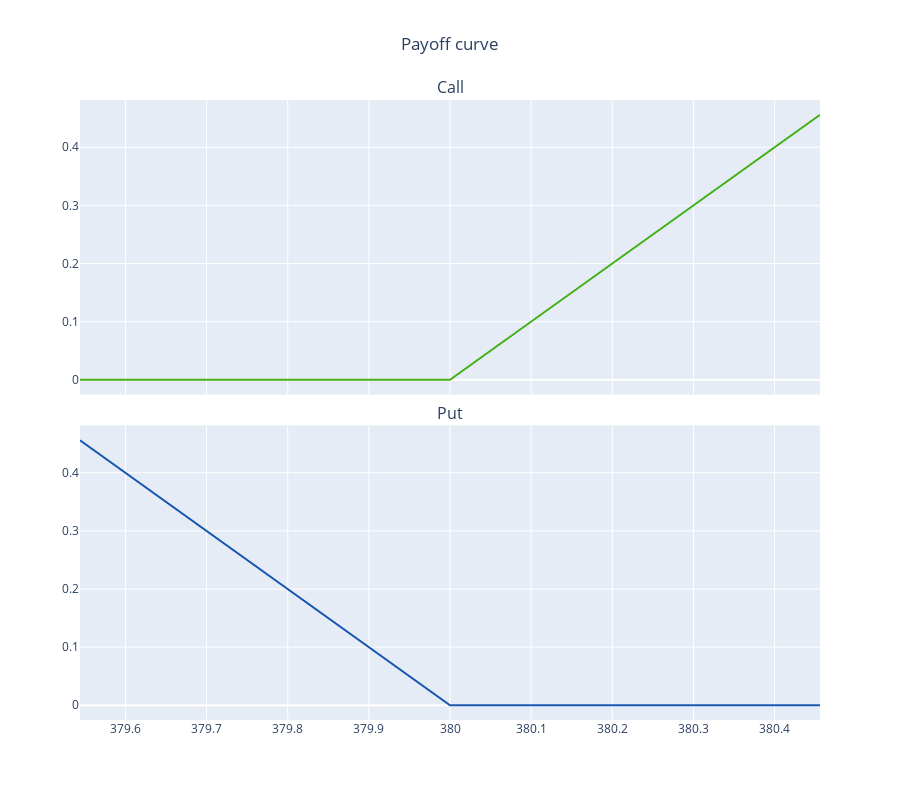

The code cell stored with this chart in its notebook:
### Markdown cell above
### Payoff diagram: final price only

### Code cell
stock3 = 420  # Underlying price
strike3 = 380   # strike price 
tradedate3 = datetime(2022, 2, 16)
expiry3 = datetime(2022, 3, 30)
numday3 = (expiry3 - tradedate3).days    # number of days to expiry 
sig3 = 24 / 100   # IV 24%

BStest3 = BSModel(stock3, strike3, numday3, sig3/100)
BStest3.getpayoff()

### Figure 1 — Plotly figure (JSON) as saved in the notebook; plotly's stock layout.template omitted (floating-point values rounded to 4 significant figures)
{"data": [{"line": {"color": "#43b117"}, "mode": "lines", "name": "Call", "type": "scatter", "x": [379.5, 379.6, 379.7, 379.8, 379.9, 380, 380.1, 380.2, 380.3, 380.4, 380.5], "xaxis": "x", "y": [0, 0, 0, 0, 0, 0, 0.0912, 0.1824, 0.2736, 0.3648, 0.456], "yaxis": "y"}, {"line": {"color": "#1756b1"}, "mode": "lines", "name": "Put", "type": "scatter", "x": [379.5, 379.6, 379.7, 379.8, 379.9, 380, 380.1, 380.2, 380.3, 380.4, 380.5], "xaxis": "x2", "y": [0.456, 0.3648, 0.2736, 0.1824, 0.0912, 0, 0, 0, 0, 0, 0], "yaxis": "y2"}], "layout": {"annotations": [{"font": {"size": 16}, "showarrow": false, "text": "Call", "x": 0.5, "xanchor": "center", "xref": "paper", "y": 1, "yanchor": "bottom", "yref": "paper"}, {"font": {"size": 16}, "showarrow": false, "text": "Put", "x": 0.5, "xanchor": "center", "xref": "paper", "y": 0.475, "yanchor": "bottom", "yref": "paper"}], "height": 800, "showlegend": false, "title": {"text": "Payoff curve", "x": 0.5}, "xaxis": {"anchor": "y", "domain": [0, 1], "matches": "x2", "showticklabels": false}, "xaxis2": {"anchor": "y2", "domain": [0, 1]}, "yaxis": {"anchor": "x", "domain": [0.525, 1]}, "yaxis2": {"anchor": "x2", "domain": [0, 0.475]}}}
